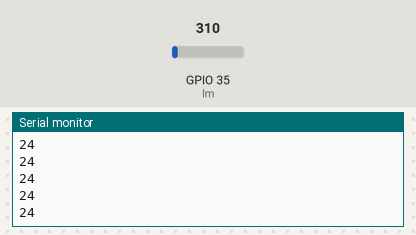
The sketch below on a simulated ESP32. Parts: the last lines printed to the serial monitor. Inputs (shaded band) come from the test bench; at power-on: GPIO 35 (lm) = 310.

Above: at 1.2 s.
1.3 s: GPIO 35 (lm) set to 372
At 2.2 s:
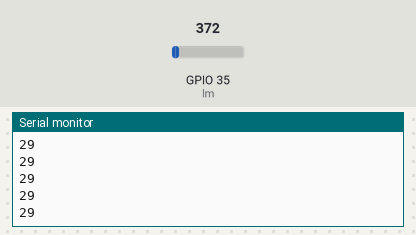
2.8 s: GPIO 35 (lm) set to 434
At 3.3 s:
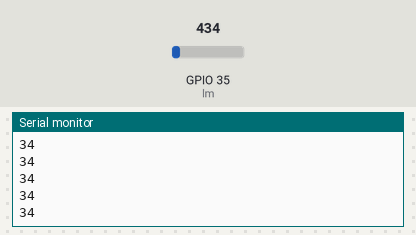
Timing chart, 0 to 5.8 s (numbered marks = the images above; inputs shaded):
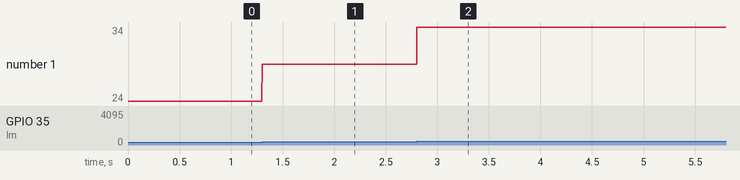

Measured:
- after the input at 1.3 s, the serial monitor: prints a new line at once (image 1)
- after the input at 2.8 s, the serial monitor: prints a new line at once (image 2)
- plotted number 1: 24 → 29 after the input at 1.3 s, 29 → 34 after the input at 2.8 s

The sketch:

lm35.ino
```cpp
#define lm 35
#define adcvref 4096
#define adcv 3300
void setup(){
    Serial.begin(9600);
}

void loop(){
    int v = analogRead(lm);
    int mv = (v)*adcv/adcvref;
    int tempc = mv/10;
    Serial.println(tempc);
}
```
